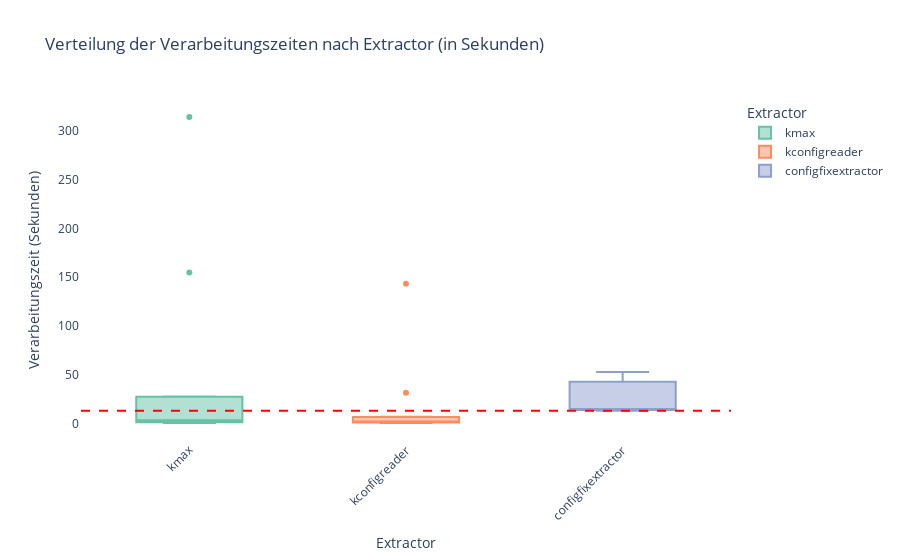
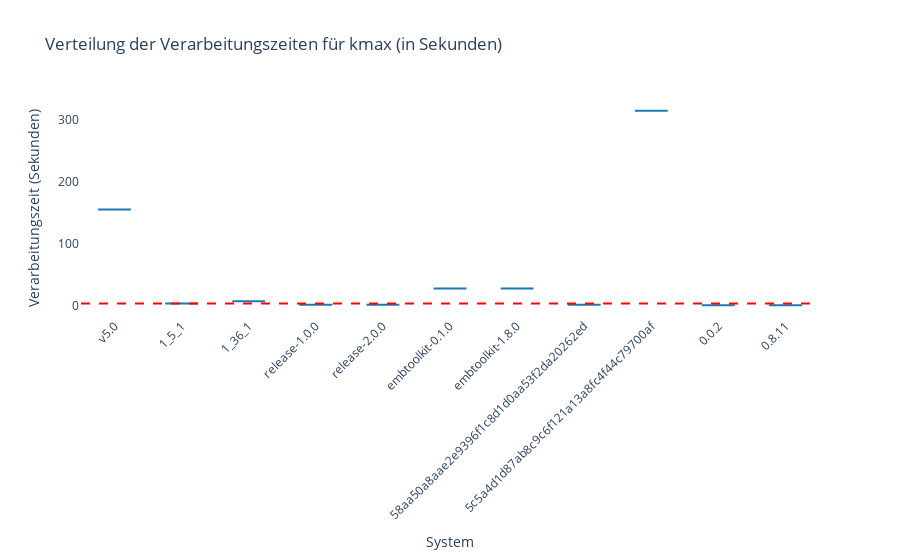
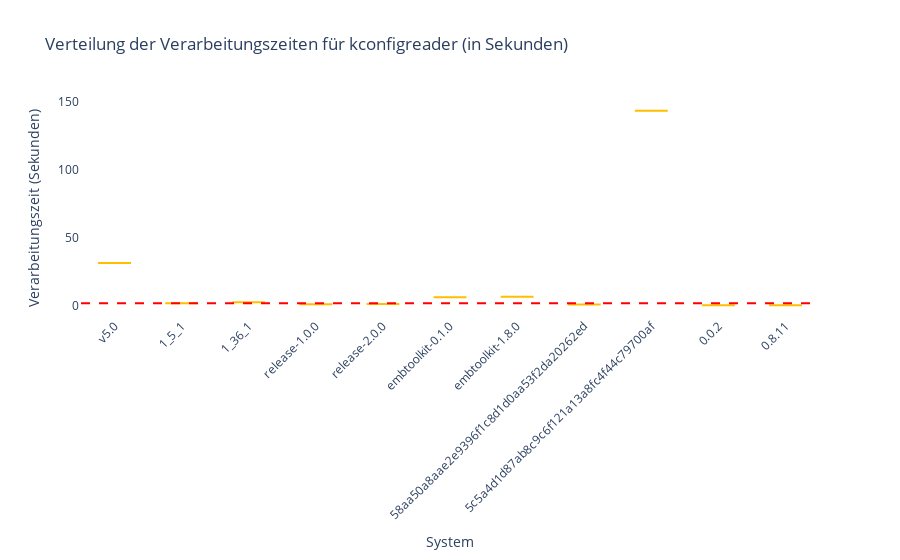
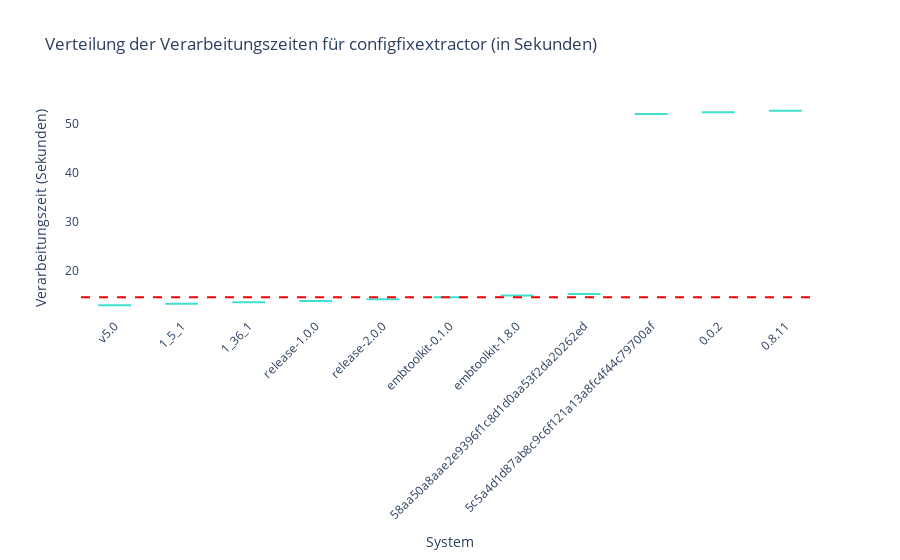

The notebook cell these images were saved under, in order:
### Code cell
import pandas as pd
import plotly.express as px

# Dateien
file_kmax = '/home/rami/torte/output/kconfig/kmax/output.csv'
file_kconfigreader = '/home/rami/torte/output/kconfig/kconfigreader/output.csv'
file_configfixextractor = '/home/rami/torte/output/kconfig/configfixextractor/output.csv'

# Funktion zur Datenaufbereitung
def prepare_data(file_path, extractor_name):
    df = pd.read_csv(file_path)
    df['system'] = df['system'].astype(str)
    df['Model-Time (sec)'] = df['model-time'] / 1e9  # Nanoseconds to seconds
    df['extractor'] = extractor_name
    return df[['system', 'Model-Time (sec)', 'extractor']]

# Daten vorbereiten
df_kmax = prepare_data(file_kmax, 'kmax')
df_kconfigreader = prepare_data(file_kconfigreader, 'kconfigreader')
df_configfixextractor = prepare_data(file_configfixextractor, 'configfixextractor')

# Alle Daten kombinieren
df_all = pd.concat([df_kmax, df_kconfigreader, df_configfixextractor])

# Boxplot mit einer Mittellinie für alle Extractor-Typen
fig = px.box(
    df_all,
    x='extractor',
    y='Model-Time (sec)',
    title='Verteilung der Verarbeitungszeiten nach Extractor (in Sekunden)',
    labels={'extractor': 'Extractor', 'Model-Time (sec)': 'Verarbeitungszeit (Sekunden)'},
    color='extractor',
    color_discrete_sequence=px.colors.qualitative.Set2
)

# Median für die Mittellinie berechnen
median = df_all['Model-Time (sec)'].median()

# Mittellinie hinzufügen
fig.add_shape(
    type="line",
    x0=-0.5,  # Anfang der Linie (leicht außerhalb der Achse)
    x1=2.5,   # Ende der Linie (leicht außerhalb der Achse)
    y0=median,
    y1=median,
    line=dict(color="red", width=2, dash="dash"),
    xref="x",
    yref="y"
)

# Layout anpassen (weißer Hintergrund)
fig.update_layout(
    xaxis_title='Extractor',
    yaxis_title='Verarbeitungszeit (Sekunden)',
    xaxis_tickangle=-45,
    plot_bgcolor='white',  # Hintergrund der Diagrammfläche
    paper_bgcolor='white'  # Hintergrund des gesamten Plots
)

fig.show()

# Boxplot für einzelne Extractor-Typen mit weißem Hintergrund (optional)
for extractor, color in zip(
    ['kmax', 'kconfigreader', 'configfixextractor'], 
    ['#1f77b4', '#FFBF00', '#40E0D0']
):
    subset = df_all[df_all['extractor'] == extractor]
    median = subset['Model-Time (sec)'].median()  # Median für diesen Extractor

    fig = px.box(
        subset,
        x='system',
        y='Model-Time (sec)',
        title=f'Verteilung der Verarbeitungszeiten für {extractor} (in Sekunden)',
        labels={'system': 'System', 'Model-Time (sec)': 'Verarbeitungszeit (Sekunden)'},
        color_discrete_sequence=[color]
    )

    # Mittellinie hinzufügen
    fig.add_shape(
        type="line",
        x0=-0.5,
        x1=len(subset['system'].unique()) - 0.5,
        y0=median,
        y1=median,
        line=dict(color="red", width=2, dash="dash"),
        xref="x",
        yref="y"
    )

    # Layout anpassen (weißer Hintergrund)
    fig.update_layout(
        xaxis_title='System',
        yaxis_title='Verarbeitungszeit (Sekunden)',
        xaxis_tickangle=-45,
        plot_bgcolor='white',  # Hintergrund der Diagrammfläche
        paper_bgcolor='white'  # Hintergrund des gesamten Plots
    )

    fig.show()

### Figure 1 — Plotly figure (JSON) as saved in the notebook; plotly's stock layout.template omitted (floating-point values rounded to 4 significant figures)
{"data": [{"alignmentgroup": "True", "hovertemplate": "Extractor=%{x}<br>Verarbeitungszeit (Sekunden)=%{y}<extra></extra>", "legendgroup": "kmax", "marker": {"color": "rgb(102,194,165)"}, "name": "kmax", "notched": false, "offsetgroup": "kmax", "orientation": "v", "showlegend": true, "type": "box", "x": ["kmax", "kmax", "kmax", "kmax", "kmax", "kmax", "kmax", "kmax", "kmax", "kmax", "kmax"], "x0": " ", "xaxis": "x", "y": [154.8, 3.134, 6.886, 1.261, 1.316, 27.24, 27.44, 1.245, 314.1, 0.3935, 0.4208], "y0": " ", "yaxis": "y"}, {"alignmentgroup": "True", "hovertemplate": "Extractor=%{x}<br>Verarbeitungszeit (Sekunden)=%{y}<extra></extra>", "legendgroup": "kconfigreader", "marker": {"color": "rgb(252,141,98)"}, "name": "kconfigreader", "notched": false, "offsetgroup": "kconfigreader", "orientation": "v", "showlegend": true, "type": "box", "x": ["kconfigreader", "kconfigreader", "kconfigreader", "kconfigreader", "kconfigreader", "kconfigreader", "kconfigreader", "kconfigreader", "kconfigreader", "kconfigreader", "kconfigreader"], "x0": " ", "xaxis": "x", "y": [31.43, 1.803, 2.645, 1.105, 1.302, 6.274, 6.704, 0.9986, 143.2, 0.4539, 0.453], "y0": " ", "yaxis": "y"}, {"alignmentgroup": "True", "hovertemplate": "Extractor=%{x}<br>Verarbeitungszeit (Sekunden)=%{y}<extra></extra>", "legendgroup": "configfixextractor", "marker": {"color": "rgb(141,160,203)"}, "name": "configfixextractor", "notched": false, "offsetgroup": "configfixextractor", "orientation": "v", "showlegend": true, "type": "box", "x": ["configfixextractor", "configfixextractor", "configfixextractor", "configfixextractor", "configfixextractor", "configfixextractor", "configfixextractor", "configfixextractor", "configfixextractor", "configfixextractor", "configfixextractor"], "x0": " ", "xaxis": "x", "y": [13.01, 13.32, 13.61, 13.87, 14.22, 14.61, 15.0, 15.29, 51.97, 52.31, 52.62], "y0": " ", "yaxis": "y"}], "layout": {"boxmode": "overlay", "legend": {"title": {"text": "Extractor"}, "tracegroupgap": 0}, "paper_bgcolor": "white", "plot_bgcolor": "white", "shapes": [{"line": {"color": "red", "dash": "dash", "width": 2}, "type": "line", "x0": -0.5, "x1": 2.5, "xref": "x", "y0": 13.01, "y1": 13.01, "yref": "y"}], "title": {"text": "Verteilung der Verarbeitungszeiten nach Extractor (in Sekunden)"}, "xaxis": {"anchor": "y", "categoryarray": ["kmax", "kconfigreader", "configfixextractor"], "categoryorder": "array", "domain": [0, 1], "tickangle": -45, "title": {"text": "Extractor"}}, "yaxis": {"anchor": "x", "domain": [0, 1], "title": {"text": "Verarbeitungszeit (Sekunden)"}}}}

### Figure 2 — Plotly figure (JSON) as saved in the notebook; plotly's stock layout.template omitted (floating-point values rounded to 4 significant figures)
{"data": [{"alignmentgroup": "True", "hovertemplate": "System=%{x}<br>Verarbeitungszeit (Sekunden)=%{y}<extra></extra>", "legendgroup": "", "marker": {"color": "#1f77b4"}, "name": "", "notched": false, "offsetgroup": "", "orientation": "v", "showlegend": false, "type": "box", "x": ["v5.0", "1_5_1", "1_36_1", "release-1.0.0", "release-2.0.0", "embtoolkit-0.1.0", "embtoolkit-1.8.0", "58aa50a8aae2e9396f1c8d1d0aa53f2da20262ed", "5c5a4d1d87ab8c9c6f121a13a8fc4f44c79700af", "0.0.2", "0.8.11"], "x0": " ", "xaxis": "x", "y": [154.8, 3.134, 6.886, 1.261, 1.316, 27.24, 27.44, 1.245, 314.1, 0.3935, 0.4208], "y0": " ", "yaxis": "y"}], "layout": {"boxmode": "group", "legend": {"tracegroupgap": 0}, "paper_bgcolor": "white", "plot_bgcolor": "white", "shapes": [{"line": {"color": "red", "dash": "dash", "width": 2}, "type": "line", "x0": -0.5, "x1": 10.5, "xref": "x", "y0": 3.134, "y1": 3.134, "yref": "y"}], "title": {"text": "Verteilung der Verarbeitungszeiten für kmax (in Sekunden)"}, "xaxis": {"anchor": "y", "domain": [0, 1], "tickangle": -45, "title": {"text": "System"}}, "yaxis": {"anchor": "x", "domain": [0, 1], "title": {"text": "Verarbeitungszeit (Sekunden)"}}}}

### Figure 3 — Plotly figure (JSON) as saved in the notebook; plotly's stock layout.template omitted (floating-point values rounded to 4 significant figures)
{"data": [{"alignmentgroup": "True", "hovertemplate": "System=%{x}<br>Verarbeitungszeit (Sekunden)=%{y}<extra></extra>", "legendgroup": "", "marker": {"color": "#FFBF00"}, "name": "", "notched": false, "offsetgroup": "", "orientation": "v", "showlegend": false, "type": "box", "x": ["v5.0", "1_5_1", "1_36_1", "release-1.0.0", "release-2.0.0", "embtoolkit-0.1.0", "embtoolkit-1.8.0", "58aa50a8aae2e9396f1c8d1d0aa53f2da20262ed", "5c5a4d1d87ab8c9c6f121a13a8fc4f44c79700af", "0.0.2", "0.8.11"], "x0": " ", "xaxis": "x", "y": [31.43, 1.803, 2.645, 1.105, 1.302, 6.274, 6.704, 0.9986, 143.2, 0.4539, 0.453], "y0": " ", "yaxis": "y"}], "layout": {"boxmode": "group", "legend": {"tracegroupgap": 0}, "paper_bgcolor": "white", "plot_bgcolor": "white", "shapes": [{"line": {"color": "red", "dash": "dash", "width": 2}, "type": "line", "x0": -0.5, "x1": 10.5, "xref": "x", "y0": 1.803, "y1": 1.803, "yref": "y"}], "title": {"text": "Verteilung der Verarbeitungszeiten für kconfigreader (in Sekunden)"}, "xaxis": {"anchor": "y", "domain": [0, 1], "tickangle": -45, "title": {"text": "System"}}, "yaxis": {"anchor": "x", "domain": [0, 1], "title": {"text": "Verarbeitungszeit (Sekunden)"}}}}

### Figure 4 — Plotly figure (JSON) as saved in the notebook; plotly's stock layout.template omitted (floating-point values rounded to 4 significant figures)
{"data": [{"alignmentgroup": "True", "hovertemplate": "System=%{x}<br>Verarbeitungszeit (Sekunden)=%{y}<extra></extra>", "legendgroup": "", "marker": {"color": "#40E0D0"}, "name": "", "notched": false, "offsetgroup": "", "orientation": "v", "showlegend": false, "type": "box", "x": ["v5.0", "1_5_1", "1_36_1", "release-1.0.0", "release-2.0.0", "embtoolkit-0.1.0", "embtoolkit-1.8.0", "58aa50a8aae2e9396f1c8d1d0aa53f2da20262ed", "5c5a4d1d87ab8c9c6f121a13a8fc4f44c79700af", "0.0.2", "0.8.11"], "x0": " ", "xaxis": "x", "y": [13.01, 13.32, 13.61, 13.87, 14.22, 14.61, 15.0, 15.29, 51.97, 52.31, 52.62], "y0": " ", "yaxis": "y"}], "layout": {"boxmode": "group", "legend": {"tracegroupgap": 0}, "paper_bgcolor": "white", "plot_bgcolor": "white", "shapes": [{"line": {"color": "red", "dash": "dash", "width": 2}, "type": "line", "x0": -0.5, "x1": 10.5, "xref": "x", "y0": 14.61, "y1": 14.61, "yref": "y"}], "title": {"text": "Verteilung der Verarbeitungszeiten für configfixextractor (in Sekunden)"}, "xaxis": {"anchor": "y", "domain": [0, 1], "tickangle": -45, "title": {"text": "System"}}, "yaxis": {"anchor": "x", "domain": [0, 1], "title": {"text": "Verarbeitungszeit (Sekunden)"}}}}
